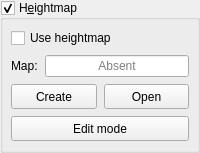
            <widget class="GroupBox" name="grpHeightMap">
             <property name="title">
              <string>H&amp;eightmap</string>
             </property>
             <property name="checkable">
              <bool>true</bool>
             </property>
             <property name="overrided" stdset="0">
              <bool>false</bool>
             </property>
             <layout class="QVBoxLayout" name="verticalLayout_16">
              <property name="leftMargin">
               <number>8</number>
              </property>
              <property name="topMargin">
               <number>8</number>
              </property>
              <property name="rightMargin">
               <number>8</number>
              </property>
              <property name="bottomMargin">
               <number>9</number>
              </property>
              <item>
               <widget class="QWidget" name="widgetHeightMap" native="true">
                <layout class="QVBoxLayout" name="verticalLayout_15">
                 <property name="spacing">
                  <number>7</number>
                 </property>
                 <property name="leftMargin">
                  <number>0</number>
                 </property>
                 <property name="topMargin">
                  <number>0</number>
                 </property>
                 <property name="rightMargin">
                  <number>0</number>
                 </property>
                 <property name="bottomMargin">
                  <number>0</number>
                 </property>
                 <item>
                  <widget class="QCheckBox" name="chkHeightMapUse">
                   <property name="text">
                    <string>Use heightmap</string>
                   </property>
                  </widget>
                 </item>
                 <item>
                  <layout class="QHBoxLayout" name="horizontalLayout_22">
                   <item>
                    <widget class="QLabel" name="label_15">
                     <property name="text">
                      <string>Map:</string>
                     </property>
                    </widget>
                   </item>
                   <item>
                    <widget class="QLineEdit" name="txtHeightMap">
                     <property name="focusPolicy">
                      <enum>Qt::NoFocus</enum>
                     </property>
                     <property name="text">
                      <string/>
                     </property>
                     <property name="alignment">
                      <set>Qt::AlignCenter</set>
                     </property>
                     <property name="readOnly">
                      <bool>true</bool>
                     </property>
                     <property name="placeholderText">
                      <string>Absent</string>
                     </property>
                    </widget>
                   </item>
                  </layout>
                 </item>
                 <item>
                  <layout class="QHBoxLayout" name="horizontalLayout_21">
                   <item>
                    <widget class="StyledToolButton" name="cmdHeightMapCreate">
                     <property name="sizePolicy">
                      <sizepolicy hsizetype="Preferred" vsizetype="Fixed">
                       <horstretch>0</horstretch>
                       <verstretch>0</verstretch>
                      </sizepolicy>
                     </property>
                     <property name="minimumSize">
                      <size>
                       <width>0</width>
                       <height>25</height>
                      </size>
                     </property>
                     <property name="text">
                      <string>Create</string>
                     </property>
                    </widget>
                   </item>
                   <item>
                    <widget class="StyledToolButton" name="cmdHeightMapLoad">
                     <property name="sizePolicy">
                      <sizepolicy hsizetype="Preferred" vsizetype="Fixed">
                       <horstretch>0</horstretch>
                       <verstretch>0</verstretch>
                      </sizepolicy>
                     </property>
                     <property name="minimumSize">
                      <size>
                       <width>0</width>
                       <height>25</height>
                      </size>
                     </property>
                     <property name="text">
                      <string>Open</string>
                     </property>
                    </widget>
                   </item>
                  </layout>
                 </item>
                 <item>
                  <widget class="StyledToolButton" name="cmdHeightMapMode">
                   <property name="sizePolicy">
                    <sizepolicy hsizetype="Preferred" vsizetype="Fixed">
                     <horstretch>0</horstretch>
                     <verstretch>0</verstretch>
                    </sizepolicy>
                   </property>
                   <property name="minimumSize">
                    <size>
                     <width>42</width>
                     <height>25</height>
                    </size>
                   </property>
                   <property name="text">
                    <string>Edit mode</string>
                   </property>
                   <property name="checkable">
                    <bool>true</bool>
                   </property>
                  </widget>
                 </item>
                </layout>
               </widget>
              </item>
             </layout>
            </widget>
